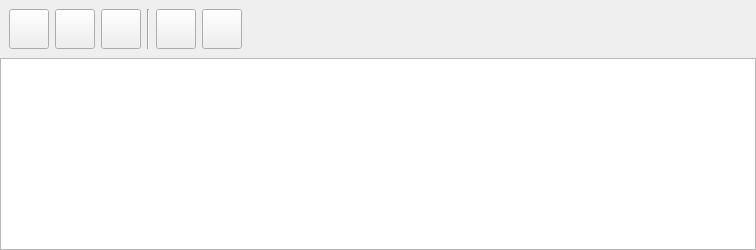
         <widget class="QWidget" name="pageEmpleados">
          <layout class="QGridLayout" name="gridLayout_7">
           <property name="leftMargin">
            <number>0</number>
           </property>
           <property name="topMargin">
            <number>0</number>
           </property>
           <property name="rightMargin">
            <number>0</number>
           </property>
           <property name="bottomMargin">
            <number>0</number>
           </property>
           <property name="spacing">
            <number>0</number>
           </property>
           <item row="0" column="0">
            <widget class="QWidget" name="empleadosWidget" native="true">
             <property name="minimumSize">
              <size>
               <width>0</width>
               <height>58</height>
              </size>
             </property>
             <property name="styleSheet">
              <string notr="true"/>
             </property>
             <layout class="QHBoxLayout" name="horizontalLayout_7">
              <item>
               <widget class="QPushButton" name="addEmpleado">
                <property name="minimumSize">
                 <size>
                  <width>40</width>
                  <height>40</height>
                 </size>
                </property>
                <property name="toolTip">
                 <string>Añadir Empleado (Alt+Ins)</string>
                </property>
                <property name="autoFillBackground">
                 <bool>false</bool>
                </property>
                <property name="styleSheet">
                 <string notr="true">QPushButton {
	pading 8px 0 8px 15px;
}</string>
                </property>
                <property name="text">
                 <string/>
                </property>
                <property name="icon">
                 <iconset resource="resources.qrc">
                  <normaloff>:/icons/icon/add.ico</normaloff>:/icons/icon/add.ico</iconset>
                </property>
                <property name="iconSize">
                 <size>
                  <width>25</width>
                  <height>25</height>
                 </size>
                </property>
                <property name="shortcut">
                 <string>Alt+Ins</string>
                </property>
               </widget>
              </item>
              <item>
               <widget class="QPushButton" name="modifyEmpleado">
                <property name="minimumSize">
                 <size>
                  <width>40</width>
                  <height>40</height>
                 </size>
                </property>
                <property name="toolTip">
                 <string>Modificar Empleado</string>
                </property>
                <property name="text">
                 <string/>
                </property>
                <property name="icon">
                 <iconset resource="resources.qrc">
                  <normaloff>:/icons/icon/modify.ico</normaloff>:/icons/icon/modify.ico</iconset>
                </property>
                <property name="iconSize">
                 <size>
                  <width>28</width>
                  <height>28</height>
                 </size>
                </property>
               </widget>
              </item>
              <item>
               <widget class="QPushButton" name="deleteEmpleado">
                <property name="minimumSize">
                 <size>
                  <width>40</width>
                  <height>40</height>
                 </size>
                </property>
                <property name="toolTip">
                 <string>Dar de baja un Empleado (Alt+Supr)</string>
                </property>
                <property name="text">
                 <string/>
                </property>
                <property name="icon">
                 <iconset resource="resources.qrc">
                  <normaloff>:/icons/icon/cancel.ico</normaloff>:/icons/icon/cancel.ico</iconset>
                </property>
                <property name="iconSize">
                 <size>
                  <width>25</width>
                  <height>25</height>
                 </size>
                </property>
                <property name="shortcut">
                 <string>Alt+Del</string>
                </property>
               </widget>
              </item>
              <item>
               <widget class="Line" name="line_7">
                <property name="orientation">
                 <enum>Qt::Vertical</enum>
                </property>
               </widget>
              </item>
              <item>
               <widget class="QPushButton" name="searchEmpleado">
                <property name="minimumSize">
                 <size>
                  <width>40</width>
                  <height>40</height>
                 </size>
                </property>
                <property name="toolTip">
                 <string>Buscar Empleado</string>
                </property>
                <property name="text">
                 <string/>
                </property>
                <property name="icon">
                 <iconset resource="resources.qrc">
                  <normaloff>:/icons/icon/search.ico</normaloff>:/icons/icon/search.ico</iconset>
                </property>
                <property name="iconSize">
                 <size>
                  <width>25</width>
                  <height>25</height>
                 </size>
                </property>
               </widget>
              </item>
              <item>
               <widget class="QPushButton" name="cleanEmpleado">
                <property name="minimumSize">
                 <size>
                  <width>40</width>
                  <height>40</height>
                 </size>
                </property>
                <property name="toolTip">
                 <string>Limpiar Busqueda (F6)</string>
                </property>
                <property name="text">
                 <string/>
                </property>
                <property name="icon">
                 <iconset resource="resources.qrc">
                  <normaloff>:/icons/icon/reload.ico</normaloff>:/icons/icon/reload.ico</iconset>
                </property>
                <property name="iconSize">
                 <size>
                  <width>25</width>
                  <height>25</height>
                 </size>
                </property>
                <property name="shortcut">
                 <string>F6</string>
                </property>
               </widget>
              </item>
              <item>
               <spacer name="horizontalSpacer_7">
                <property name="orientation">
                 <enum>Qt::Horizontal</enum>
                </property>
                <property name="sizeHint" stdset="0">
                 <size>
                  <width>505</width>
                  <height>17</height>
                 </size>
                </property>
               </spacer>
              </item>
             </layout>
            </widget>
           </item>
           <item row="1" column="0">
            <widget class="QTableView" name="tableView"/>
           </item>
          </layout>
         </widget>
